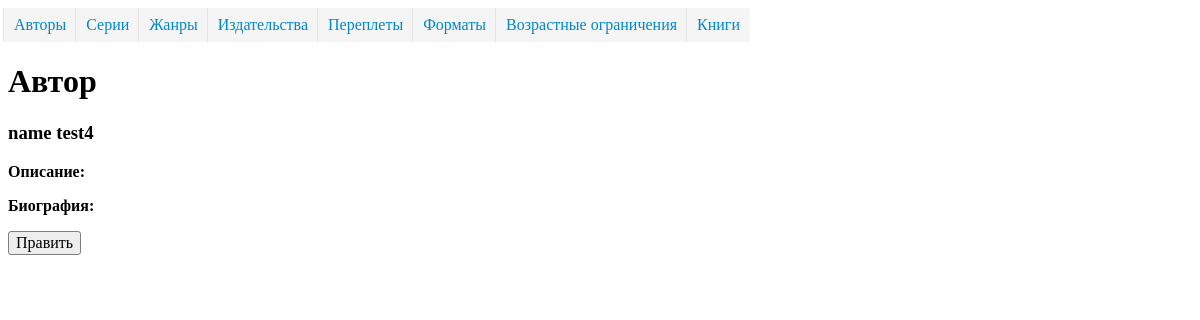
/directory/author/214/, run on an earlier commit of the app's database.
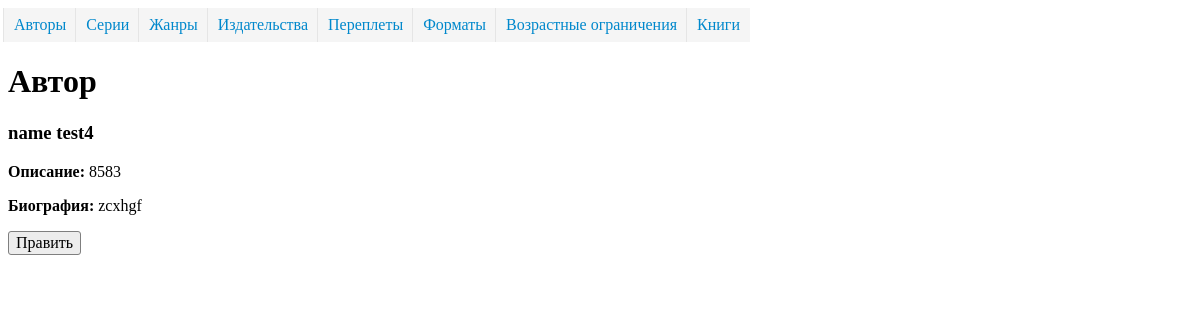
And on a later commit of the database.
### dimensionsapp/models.py (models this page shows, shortened)
class Dimension(models.Model):
    name = models.CharField("Наименование", max_length=50, unique=True)
    description = models.TextField("Описание", blank=True, )
    class Meta:
        abstract = True
        ordering = ['name']

class Author(Dimension):
    biography = models.TextField("Биография", blank=True, )
    class Meta(Dimension.Meta):
        verbose_name = 'автор'
        verbose_name_plural = 'авторы'

### dimensionsapp/views.py (the view)
class AuthorDetailView(DetailView):
    model = Author

### templates/dimensionsapp/author_detail.html (shortened to what this page needs)
{% extends 'dimension_detail.html' %}
{% block page_name %}
         Автор
      {% endblock %}
{% block dimension %}
    {% include "dimension_template.html" %}
    <p><strong>Биография:</strong> {{ object.biography }}</p>
{% endblock %}
{% block update_url %}{% url 'author_update' object.pk%}{% endblock %}

### templates/dimension_template.html
<h3>{{ object.name }}</h3>
<p><strong>Описание:</strong> {{ object.description }}</p>

What changed in the data, as far as the page shows it:
changed Author "name test4": description (not shown) → "8583"; biography (not shown) → "zcxhgf"
